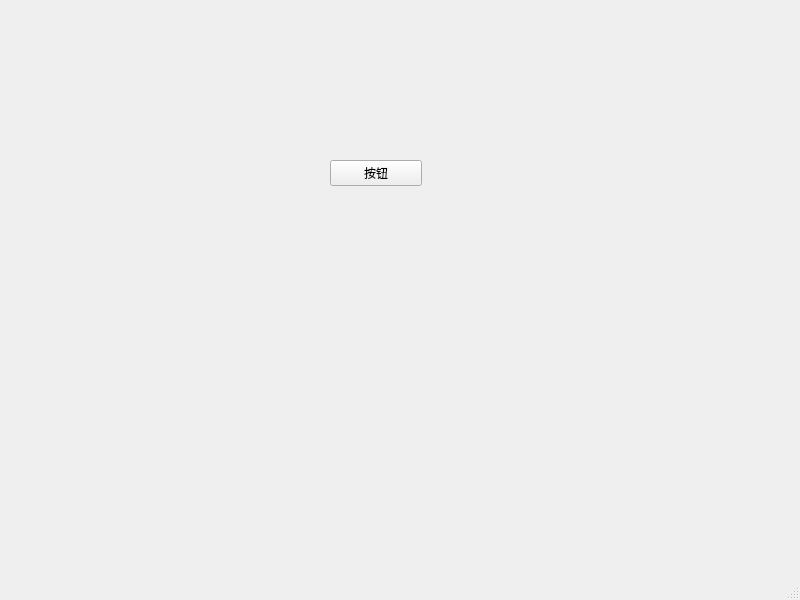
<?xml version="1.0" encoding="UTF-8"?>
<ui version="4.0">
 <class>MainWindow</class>
 <widget class="QMainWindow" name="MainWindow">
  <property name="geometry">
   <rect>
    <x>0</x>
    <y>0</y>
    <width>800</width>
    <height>600</height>
   </rect>
  </property>
  <property name="windowTitle">
   <string>MainWindow</string>
  </property>
  <widget class="QWidget" name="centralwidget">
   <widget class="QPushButton" name="pushButton">
    <property name="geometry">
     <rect>
      <x>330</x>
      <y>160</y>
      <width>92</width>
      <height>26</height>
     </rect>
    </property>
    <property name="text">
     <string>按钮</string>
    </property>
   </widget>
  </widget>
  <widget class="QMenuBar" name="menubar">
   <property name="geometry">
    <rect>
     <x>0</x>
     <y>0</y>
     <width>800</width>
     <height>23</height>
    </rect>
   </property>
  </widget>
  <widget class="QStatusBar" name="statusbar"/>
 </widget>
 <resources/>
 <connections/>
</ui>
